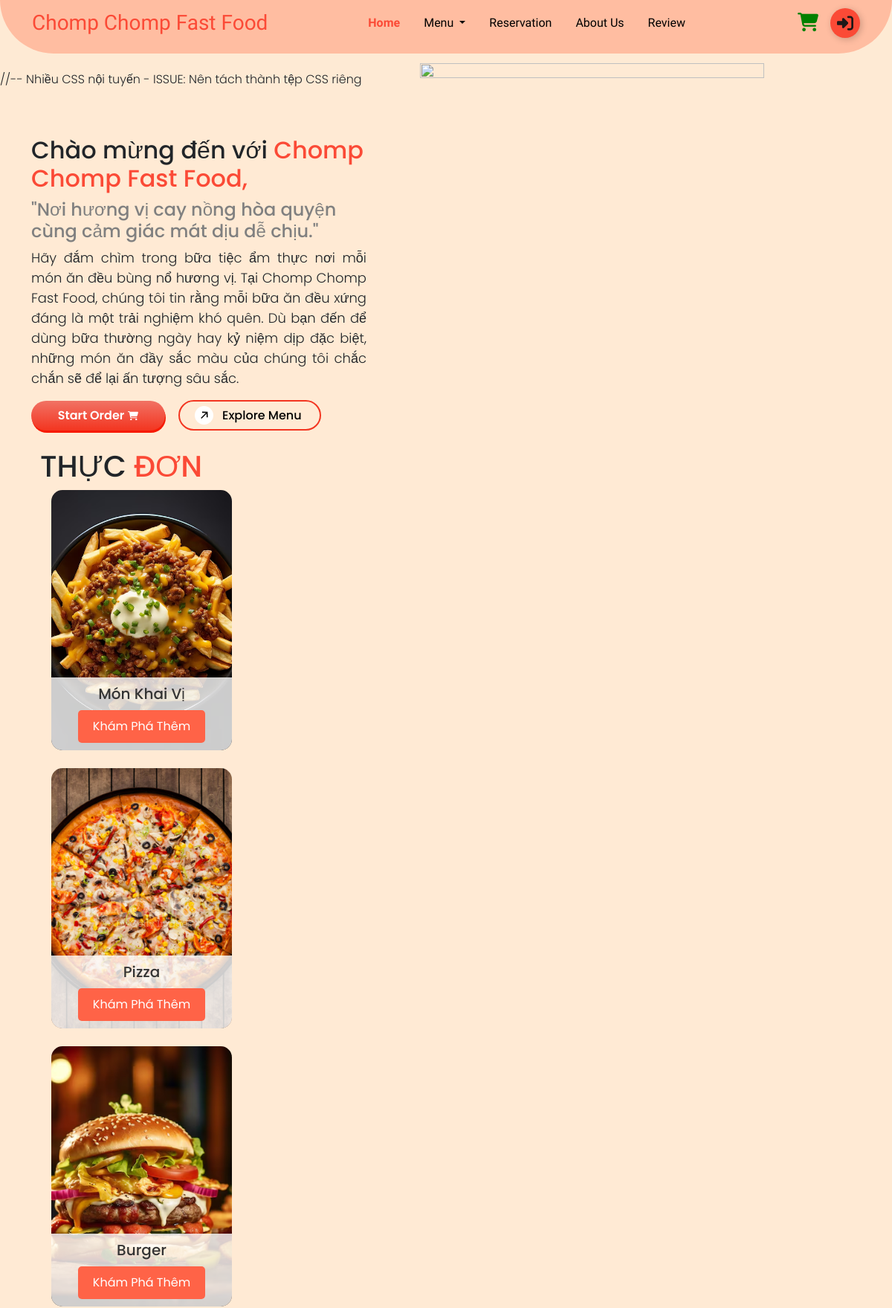
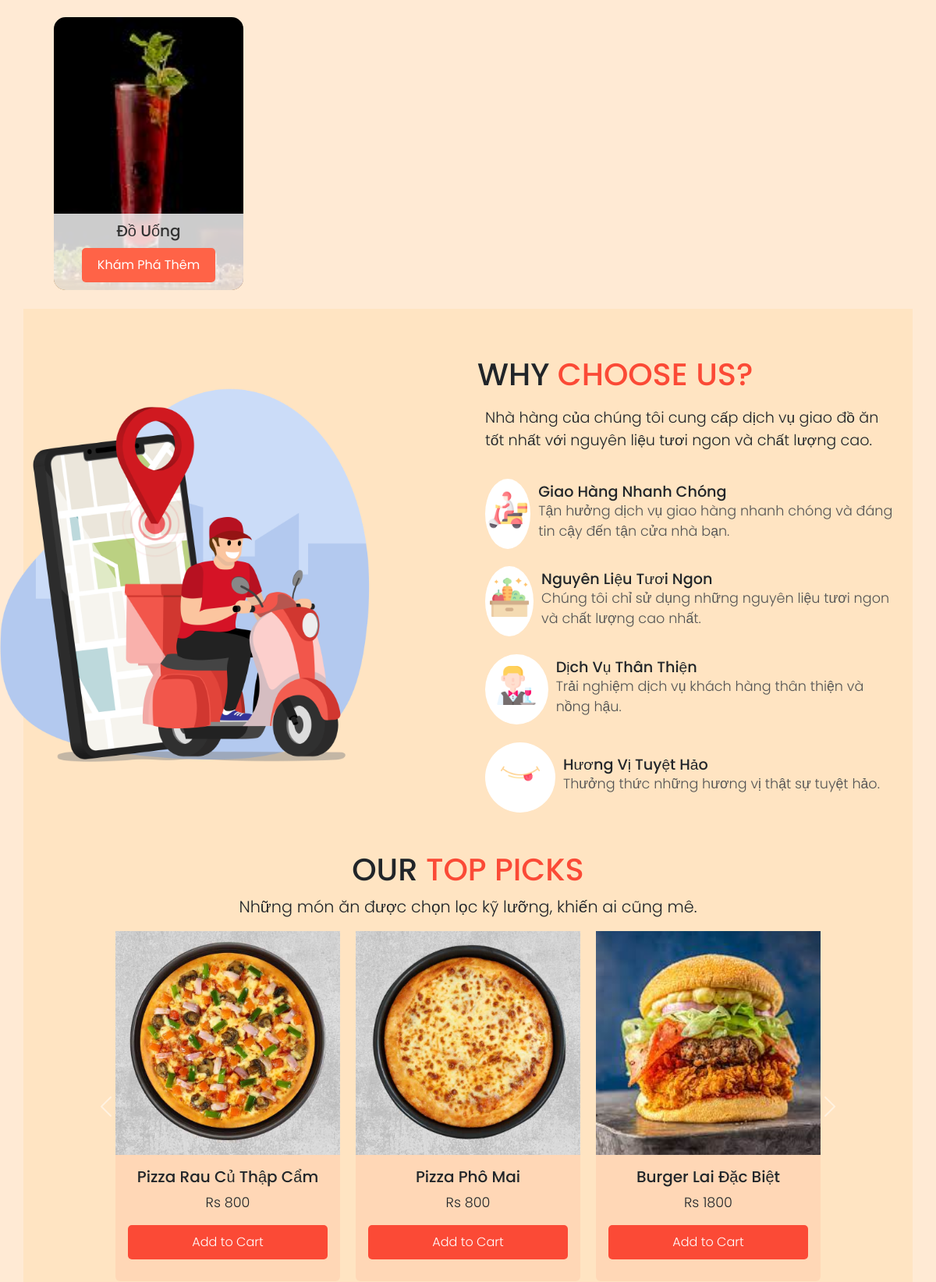
The page / (upper part) on the database its author committed (2 pictures, top to bottom).
### tables this page shows
CREATE TABLE `menuitem` (
  `itemId` int(11) NOT NULL,
  `itemName` varchar(255) NOT NULL,
  `catName` varchar(255) NOT NULL,
  `price` varchar(255) NOT NULL,
  `status` enum('Available','Unavailable','','') NOT NULL DEFAULT 'Available',
  `description` varchar(255) NOT NULL,
  `image` varchar(255) NOT NULL,
  `dateCreated` timestamp NOT NULL DEFAULT current_timestamp(),
  `updatedDate` datetime NOT NULL,
  `is_popular` tinyint(1) DEFAULT 0
);

### index.php (the view, shortened to what this page needs)
<?php
include 'db_connection.php';
$sql = "SELECT itemName, image, price FROM menuitem WHERE is_popular = 1";
if ($result = $conn->query($sql)) {
  $popularItems = [];
  while ($row = $result->fetch_assoc()) {
    $popularItems[] = $row;
  }
} else {
  echo "Error: " . $sql . "<br>" . $conn->error;
}
?>
<!DOCTYPE html>
<html lang="en">
<head>
  <link href="https://cdn.jsdelivr.net/npm/bootstrap@5.3.3/dist/css/bootstrap.min.css" rel="stylesheet" />
  <link rel="stylesheet" href="https://cdnjs.cloudflare.com/ajax/libs/font-awesome/5.15.4/css/all.min.css">
  <link rel='stylesheet' href='https://cdnjs.cloudflare.com/ajax/libs/twitter-bootstrap/4.5.2/css/bootstrap.min.css' />
  <link rel='stylesheet' href='https://cdnjs.cloudflare.com/ajax/libs/font-awesome/5.9.0/css/all.min.css' />
  <link href="https://cdnjs.cloudflare.com/ajax/libs/twitter-bootstrap/4.6.0/css/bootstrap.min.css" rel="stylesheet">
  <link href="https://cdnjs.cloudflare.com/ajax/libs/OwlCarousel2/2.2.1/assets/owl.carousel.min.css" rel="stylesheet">
  <link rel="stylesheet" href="https://cdnjs.cloudflare.com/ajax/libs/font-awesome/6.2.0/css/all.min.css" />
  <link href="https://unpkg.com/aos@2.3.1/dist/aos.css" rel="stylesheet">
  <link rel="stylesheet" href="index.css">
</head>
<body>
  <?php
  if (isset($_SESSION['userloggedin']) && $_SESSION['userloggedin']) {
    include 'nav-logged.php';
  } else {
    include 'navbar.php';
  }
  ?>
  <div class="main">
    <section>
      <div class="container mt-3">
        <div class="row d-flex justify-content-start align-items-start main-container">
          <div class="col-md-5 col-sm-12 col-lg-5 reveal main-text mb-4 text-align-justify mt-5" data-aos="fade-up">
            <h2>Chào mừng đến với <span style="color: #fb4a36;"> Chomp Chomp Fast Food,</span></h2>
            <h4 style="color: gray; font-weight: 450;">"Nơi hương vị cay nồng hòa quyện cùng cảm giác mát dịu dễ chịu."</h4>
            <p style="font-size: 18px; text-align: justify;">
              Hãy đắm chìm trong bữa tiệc ẩm thực nơi mỗi món ăn
              đều bùng nổ hương vị. Tại Chomp Chomp Fast Food, chúng tôi tin rằng mỗi
              bữa ăn đều xứng đáng là một trải nghiệm khó quên. Dù bạn đến để dùng
              bữa thường ngày hay kỷ niệm dịp đặc biệt, những món ăn đầy sắc màu
              của chúng tôi chắc chắn sẽ để lại ấn tượng sâu sắc.
            </p>
            <div class="buttondiv">
              <div>
                <a href="login.php">
                  <button class="button">
                    Start Order
                  </button>
                </a>
              </div>
              <div>
                <a class="button1" href="menu.php">
                  <span class="button__icon-wrapper">
                    <svg width="10" class="button__icon-svg" xmlns="http://www.w3.org/2000/svg" fill="none" viewBox="0 0 14 15">
                      <path fill="currentColor" d="M13.376 11.552l-.264-10.44-10.44-.24.024 2.28 6.96-.048L.2 12.56l1.488 1.488 9.432-9.432-.048 6.912 2.304.024z"></path>
                    </svg>
                    <svg class="button__icon-svg button__icon-svg--copy" xmlns="http://www.w3.org/2000/svg" width="10" fill="none" viewBox="0 0 14 15">
                      <path fill="currentColor" d="M13.376 11.552l-.264-10.44-10.44-.24.024 2.28 6.96-.048L.2 12.56l1.488 1.488 9.432-9.432-.048 6.912 2.304.024z"></path>
                    </svg>
                  </span>
                  Explore Menu
                </a>
              </div>
            </div>
          </div>
          <div class="col-md-7 col-sm-12 col-lg-7 d-flex justify-content-center align-items-start slide-in-right main-image">
            <img src="images/Pizza.png" class="img" style=" width: 85%; height: 80%;">
          </div>
        </div>
        <div class="row">
      <section>
        <div class="menu-section">
          <div class="container-fluid">
            <div class="row">
              <h1>THỰC <span>ĐƠN</span></h1>
            </div>
            <div class="col-lg-3 col-md-6 mb-4">
              <div class="category-card" style="background-image: url('images/appe-index.avif');" data-aos="fade-up">
                <div class="card-bottom">
                  <h3>Món Khai Vị</h3>
                  <a href="menu.php#appetizer">
                    <button class="explore-btn">Khám Phá Thêm</button></a>
                </div>
              </div>
            </div>
            <div class="col-lg-3 col-md-6 mb-4">
              <div class="category-card" style="background-image: url('images/index-pizza.jpg');" data-aos="fade-up">
                <div class="card-bottom">
                  <h3>Pizza</h3>
                  <a href="menu.php#pizza">
                    <button class="explore-btn">Khám Phá Thêm</button></a>
                </div>
              </div>
            </div>
            <div class="col-lg-3 col-md-6 mb-4">
              <div class="category-card" style="background-image: url('images/index-burger.avif');" data-aos="fade-up">
                <div class="card-bottom">
                  <h3>Burger</h3>
                  <a href="menu.php#burger">
                    <button class="explore-btn">Khám Phá Thêm</button></a>
                </div>
              </div>
            </div>
            <div class="col-lg-3 col-md-6 mb-4">
              <div class="category-card" style="background-image: url('images/bev-index.jpeg');" data-aos="fade-up">
                <div class="card-bottom">
                  <h3>Đồ Uống</h3>
                  <a href="menu.php#beverage">
                    <button class="explore-btn">Khám Phá Thêm</button></a>
                </div>
              </div>
            </div>
          </div>
        </div>
      </section>
  <section class="why-choose-us" id="why-choose-us">
    <div class="container">
      <div class="row why-us-content">
        <div class="col-md-12 col-lg-6 col-sm-12 col-xs-12 mt-5 reveal d-flex justify-content-start align-items-start" data-aos="fade-up">
          <img src="images/Why-Us.png" width="100%" height="auto" loading="lazy" alt="delivery boy" class="w-100 delivery-img" data-delivery-boy>
        </div>
        <div class="col-lg-6 col-md-12 col-sm-12 col-xs-12 d-flex flex-column justify-content-center reveal" data-aos="fade-up">
          <h1>WHY <span>CHOOSE US?</span></h1>
          <p class="content">Nhà hàng của chúng tôi cung cấp dịch vụ giao đồ ăn tốt nhất với nguyên liệu tươi ngon và chất lượng cao.</p>
          <ul class="why-choose-us-list">
            <li data-aos="fade-up">
              <div class="image-wrapper mt-1">
                <img src="icons/delivery-man.png" alt="Fast Delivery">
              </div>
              <div class="feature-content">
                <h4>Giao Hàng Nhanh Chóng</h4>
                <p>Tận hưởng dịch vụ giao hàng nhanh chóng và đáng tin cậy đến tận cửa nhà bạn.</p>
              </div>
            </li>
            <li data-aos="fade-up">
              <div class="image-wrapper">
                <img src="icons/vegetables.png" alt="Fresh Ingredients">
              </div>
              <div class="feature-content">
                <h4>Nguyên Liệu Tươi Ngon</h4>
                <p>Chúng tôi chỉ sử dụng những nguyên liệu tươi ngon và chất lượng cao nhất.</p>
              </div>
            </li>
            <li data-aos="fade-up">
              <div class="image-wrapper">
                <img src="icons/waiter (1).png" alt="Friendly Service" class="why-us-image">
              </div>
              <div class="feature-content">
                <h4>Dịch Vụ Thân Thiện</h4>
                <p>Trải nghiệm dịch vụ khách hàng thân thiện và nồng hậu.</p>
              </div>
            </li>
            <li data-aos="fade-up">
              <div class="image-wrapper">
                <img src="icons/tasty.png" alt="Exceptional Taste">
              </div>
              <div class="feature-content">
                <h4>Hương Vị Tuyệt Hảo</h4>
                <p>Thưởng thức những hương vị thật sự tuyệt hảo.</p>
              </div>
            </li>
          </ul>
        </div>
      </div>
      <div class="popular reveal" data-aos="fade-up">
        <h1 class="text-center mt-3">OUR <span>TOP PICKS</span></h1>
        <P class="text-center" style="font-size: 1.3rem;">Những món ăn được chọn lọc kỹ lưỡng, khiến ai cũng mê.</P>
        <div id="cardCarousel" class="carousel slide" data-bs-ride="carousel" data-bs-interval="8000" data-aos="fade-up">
          <div class="carousel-inner">
            <?php
            $chunkedItems = array_chunk($popularItems, 3);
            $isActive = true;
            foreach ($chunkedItems as $items) {
              echo '<div class="carousel-item' . ($isActive ? ' active' : '') . '" >';
              echo '<div class="d-flex justify-content-center">';
              foreach ($items as $item) {
                echo '<div class="card" >';
                echo '<img src="uploads/' . $item['image'] . '" class="card-img-top" alt="' . $item['itemName'] . '">';
                echo '<div class="card-body">';
                echo '<h5 class="card-title text-center">' . $item['itemName'] . '</h5>';
                echo '<p class="card-text text-center">Rs ' . $item['price'] . '</p>';
                echo '<a class="button-cart" onclick="addToCart()">Add to Cart</a>';
                echo '</div>';
                echo '</div>';
              }
              echo '</div>';
              echo '</div>';
              $isActive = false;
            }
            ?>
          </div>
          <button class="carousel-control-prev" type="button" data-bs-target="#cardCarousel" data-bs-slide="prev">
            <span class="carousel-control-prev-icon" aria-hidden="true"></span>
          </button>
          <button class="carousel-control-next" type="button" data-bs-target="#cardCarousel" data-bs-slide="next">
            <span class="carousel-control-next-icon" aria-hidden="true"></span>
          </button>
        </div>
      </div>
    </div>
  </section>
</body>
</html>

### index.css (style rules this page uses)
* { margin: 0; padding: 0; }
body { padding-top: 95px; background: #feead4; }
.main { background-image: url('images/main-bg.png') !important; background-size: cover; background-position: center; background-repeat: no-repeat; margin-bottom: 50px; }
.button { width: 180px; height: 40px; background-image: linear-gradient(#f17264, #f33520); border: none; border-radius: 50px; color: rgb(255, 255, 255); font-weight: 600; display: flex; align-items: center; justify-content: center; gap: 5px; cursor: pointer; box-shadow: 1px 3px 0px #f71900; transition-duration: .3s; transition: 0.3s transform ease-in-out; font-size: 16px; }
.cartIcon { width: 14px; height: fit-content; }
.button1 { line-height: 1; text-decoration: none; display: inline-flex; align-items: center; gap: .75rem; background-color: none; color: black; border-radius: 10rem; border: 2px solid #f33520; font-weight: 500; padding: .37rem 1.5rem; padding-left: 20px; white-space: nowrap; overflow: hidden; text-overflow: ellipsis; transition: all .3s ease; }
.button__icon-wrapper { flex-shrink: 0; width: 25px; height: 25px; position: relative; color: var(--clr); background-color: #fff; border-radius: 50%; display: grid; place-items: center; overflow: hidden; }
.button__icon-svg--copy { position: absolute; transform: translate(-150%, 150%); }
.buttondiv { display: flex; align-items: center; gap: 18px; }
.container a { text-decoration: none; }
.container img { padding: 0; margin-top: -50px; }
.category-card { position: relative; width: 100%; height: 350px; background-size: cover; background-position: center; border-radius: 15px; overflow: hidden; transition: transform 0.3s, box-shadow 0.3s; }
.explore-btn { padding: 10px 20px; border: none; border-radius: 5px; background-color: #ff6347; color: #fff; font-size: 16px; cursor: pointer; transition: background-color 0.3s; }
.card-bottom { position: absolute; bottom: 0; width: 100%; background-color: rgba(255, 255, 255, 0.8); text-align: center; padding: 10px 0; transition: opacity 0.3s; }
.card-bottom h3 { margin: 0; font-size: 20px; color: #333; }
.card-bottom .explore-btn { background-color: #ff6347; color: #fff; margin-top: 10px; }
.why-choose-us { padding: 60px 0; background-color: #ffe4c2; }
.why-choose-us .content { padding: 10px; }
.container h1 span, .popular h1 span { color: #fb4a36; }
.why-choose-us .delivery-img { max-width: 100%; height: auto; }
.carousel-item img { width: 100%; height: 75%; padding-top: 45px; }
.carousel-item { display: flex; justify-content: center; align-items: center; }
.popular #cardCarousel .card { width: 18rem; margin: 0 10px; border: none; background-color: rgba(253, 108, 77, 0.1); }
.carousel-control-prev, .carousel-control-next { width: 5%; color: #fb4a36; }
.delivery-img { position: absolute; top: 0; left: 0; transform: translateX(-80px); transition: var(--transition-2); }
.why-choose-us-list { list-style-type: none; padding: 0; }
.why-choose-us-list li { display: flex; align-items: center; margin-bottom: 1.1rem; }
.feature-content h4 { margin: 0; font-size: 1.2rem; }
.feature-content p { margin: 0; color: #555; }
.why-choose-us .content { font-size: 1.2rem; margin-bottom: 20px; }
.why-choose-us p { font-size: 1.1rem; }
.image-wrapper { width: 90px; height: 90px; background: white; border-radius: 50%; display: flex; justify-content: center; align-items: center; margin: 5px 10px 0px 10px; padding-top: 40px; }
.image-wrapper img { max-width: 100%; max-height: 100%; align-content: center; }
.button-cart { background-color: #fb4a36; color: white; display: flex; justify-content: center; align-items: center; padding: 10px 20px; border: none; border-radius: 5px; font-size: 16px; cursor: pointer; transition: background-color 0.3s; margin-bottom: 15px; }
.reveal { animation: reveal 1s ease-out; }
.slide-in-right { opacity: 0; animation: slideInRight 1s ease-out forwards; }

### navbar.php (style rules this page uses)
* { margin: 0; padding: 0; }
body { background-color: #feead4; font-family: "Poppins", sans-serif; font-weight: 300; font-style: normal; }
a { color: white; text-decoration: none; }

### rows shown on the page
menuitem: image (picture), itemName "Pizza Rau Củ Thập Cẩm", price "800"
menuitem: image (picture), itemName "Pizza Phô Mai", price "800"
menuitem: image (picture), itemName "Burger Lai Đặc Biệt", price "1800"
